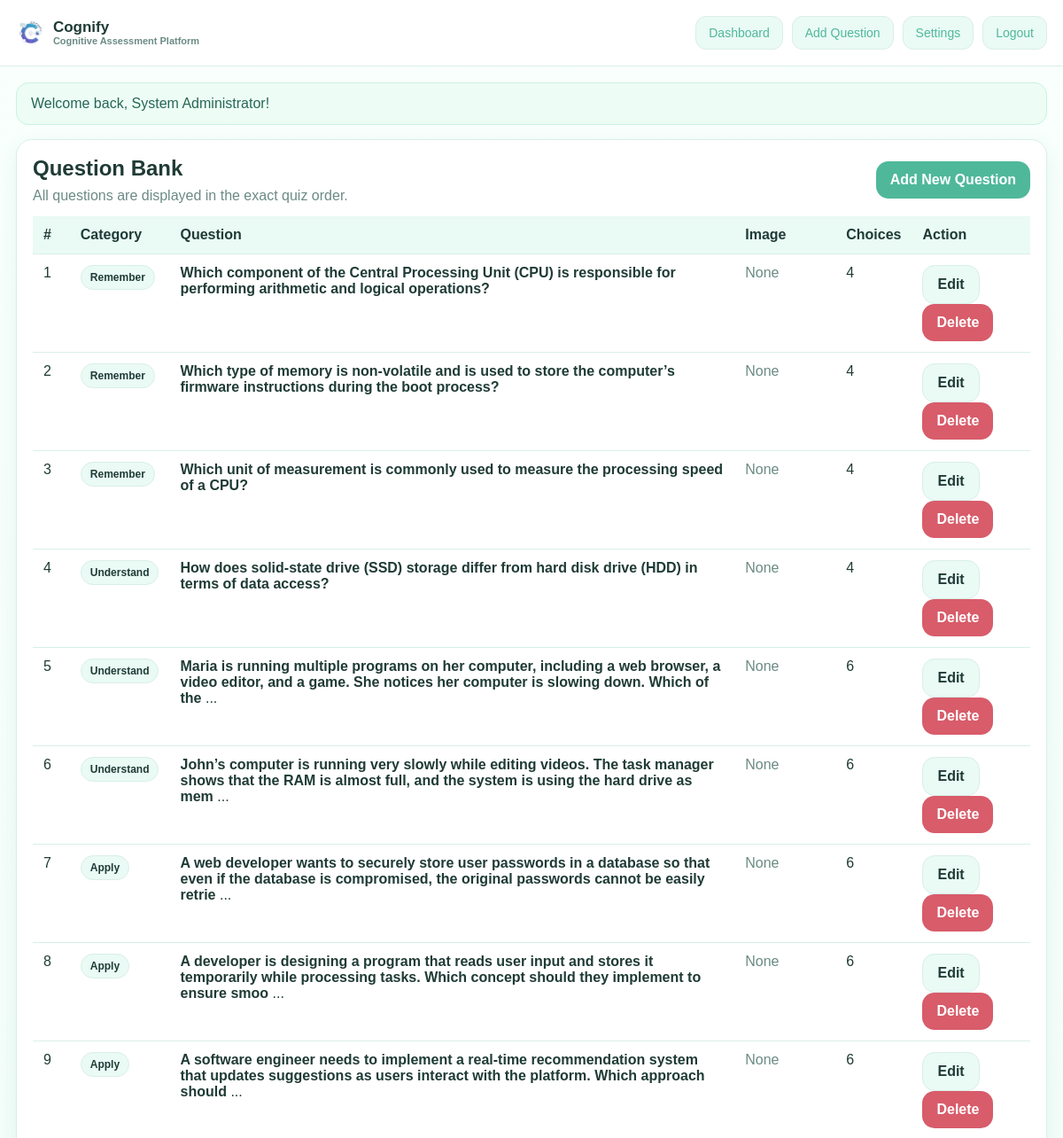
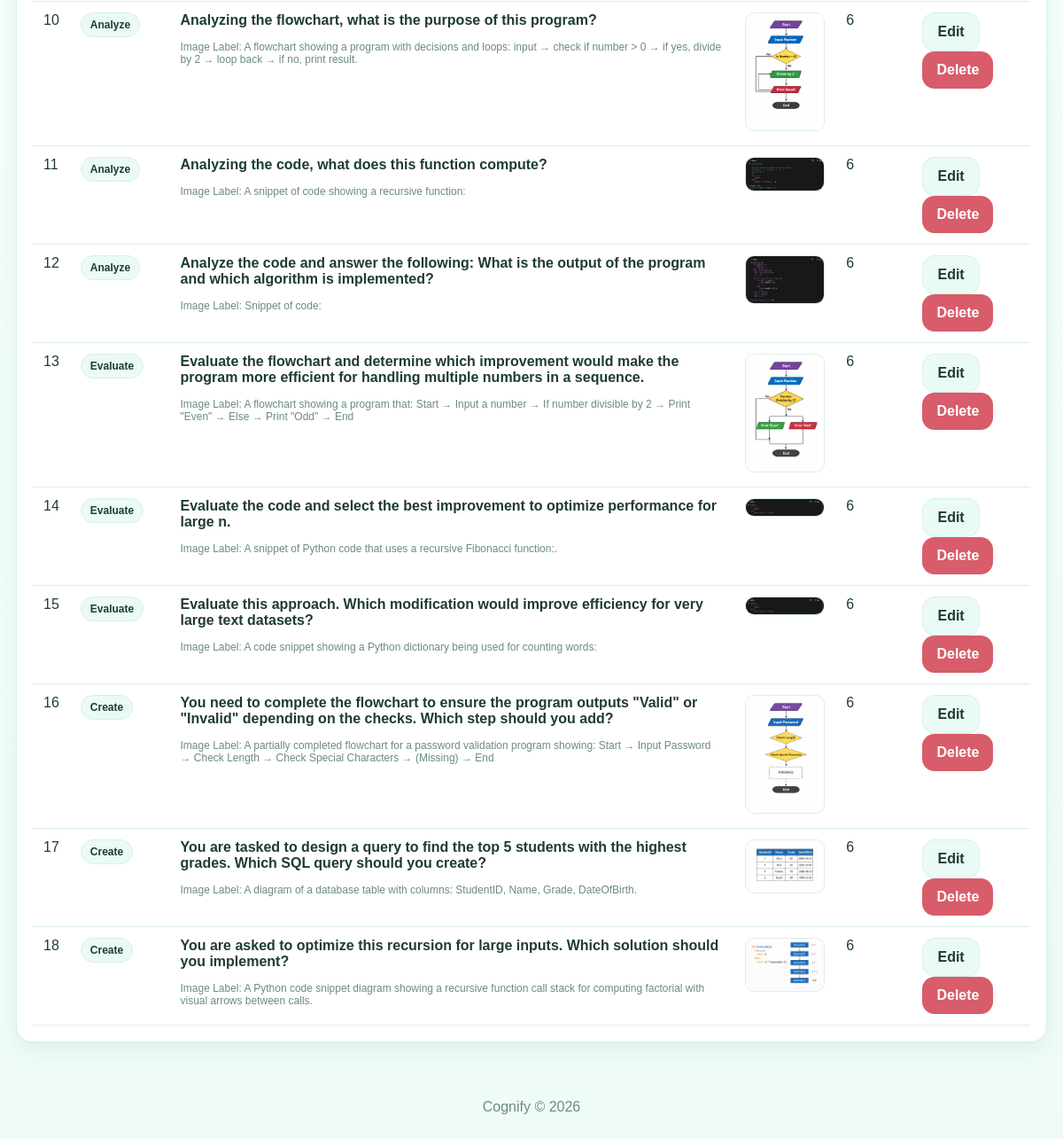
Screenshot of /admin/questions.php (signed in) with the database file from the repository (2 pictures, top to bottom).
### tables this page shows
CREATE TABLE `questions` (
  `question_id` int(11) NOT NULL,
  `category_id` int(11) NOT NULL,
  `question_text` text NOT NULL,
  `question_image` varchar(255) DEFAULT '',
  `image_label` varchar(255) DEFAULT '',
  `created_at` datetime DEFAULT NULL
);

CREATE TABLE `categories` (
  `category_id` int(11) NOT NULL,
  `name` varchar(50) NOT NULL
);

### admin/questions.php (the view, shortened to what this page needs)
<?php
require_once '../config.php';
$order_case = question_category_order_case();
$sql = "SELECT q.*, cat.name AS category_name,
        (SELECT COUNT(*) FROM question_choices qc WHERE qc.question_id = q.question_id) AS choice_count
        FROM questions q
        INNER JOIN categories cat ON cat.category_id = q.category_id
        ORDER BY $order_case ASC, q.question_id ASC";
$res = mysqli_query($con, $sql);
$asset_prefix = '../';
$nav_links = array(
    array('url' => 'dashboard.php', 'label' => 'Dashboard'),
    array('url' => 'question_form.php', 'label' => 'Add Question'),
    array('url' => 'settings.php', 'label' => 'Settings'),
    array('url' => 'logout.php', 'label' => 'Logout')
);
include '../inc/header.php';
?>
<div class="card">
    <div class="flex-between">
        <div>
            <h2 class="mt-0 mb-1">Question Bank</h2>
            <div class="muted">All questions are displayed in the exact quiz order.</div>
        </div>
        <a class="btn" href="question_form.php">Add New Question</a>
    </div>
    <div class="table-wrap mt-2">
        <table>
            <tr>
                <th>#</th>
                <th>Category</th>
                <th>Question</th>
                <th>Image</th>
                <th>Choices</th>
                <th>Action</th>
            </tr>
            <?php $i = 1; while ($row = mysqli_fetch_assoc($res)) { ?>
            <tr>
                <td><?php echo $i++; ?></td>
                <td><span class="badge"><?php echo esc($row['category_name']); ?></span></td>
                <td>
                    <strong><?php echo esc(substr($row['question_text'], 0, 160)); ?></strong>
                    <?php if (strlen($row['question_text']) > 160) { ?>...<?php } ?>
                    <?php if ($row['image_label'] != '') { ?>
                        <div class="small muted mt-2">Image Label: <?php echo esc($row['image_label']); ?></div>
                    <?php } ?>
                </td>
                <td>
                    <?php if ($row['question_image'] != '') { ?>
                        <img src="../<?php echo esc($row['question_image']); ?>" alt="" style="width:90px;border-radius:10px;border:1px solid #d9efe8;">
                    <?php } else { ?>
                        <span class="muted">None</span>
                    <?php } ?>
                </td>
                <td><?php echo intval($row['choice_count']); ?></td>
                <td>
                    <a class="btn btn-light" href="question_form.php?id=<?php echo intval($row['question_id']); ?>">Edit</a>
                    <a class="btn btn-danger" onclick="return confirm('Delete this question?');" href="delete_question.php?id=<?php echo intval($row['question_id']); ?>">Delete</a>
                </td>
            </tr>
            <?php } ?>
        </table>
    </div>
</div>
<?php include '../inc/footer.php'; ?>

### inc/header.php (shortened to what this page needs)
<!DOCTYPE html>
<html>
<head>
    <link rel="stylesheet" href="<?php echo isset($asset_prefix) ? $asset_prefix : ''; ?>assets/css/style.css">
</head>
<body>
<div class="topbar">
    <div class="container">
        <div class="brand">
            <img class="brand-logo"
                 src="<?php echo isset($asset_prefix) ? $asset_prefix : ''; ?>assets/images/logo.png"
                 alt="Cognify Logo">
            <div class="brand-text">
                <div class="brand-title">Cognify</div>
                <div class="small muted">Cognitive Assessment Platform</div>
            </div>
        </div>
        <?php if (!empty($nav_links)) { ?>
        <div class="nav">
            <?php foreach ($nav_links as $link) { ?>
                <a href="<?php echo esc($link['url']); ?>">
                    <?php echo esc($link['label']); ?>
                </a>
            <?php } ?>
        </div>
        <?php } ?>
    </div>
</div>
<div class="container">
<?php show_flash(); ?>

### helpers.php (shortened to what this page needs)
<?php
function esc($value) {
    return htmlspecialchars($value, ENT_QUOTES, 'UTF-8');
}
function show_flash() {
    if (!empty($_SESSION['flash'])) {
        $flash = $_SESSION['flash'];
        $class = 'alert-success';
        echo '<div class="alert ' . $class . '">' . esc($flash['message']) . '</div>';
    }
}
function question_category_order_case() {
    return "CASE cat.name
        WHEN 'Remember' THEN 1
        WHEN 'Understand' THEN 2
        WHEN 'Apply' THEN 3
        WHEN 'Analyze' THEN 4
        WHEN 'Evaluate' THEN 5
        WHEN 'Create' THEN 6
        ELSE 99 END";
}
?>

### inc/footer.php
</div>
<div class="footer">
    <div class="container center">
        Cognify &copy; <?php echo date('Y'); ?>
    </div>
</div>
</body>
</html>

### assets/css/style.css (style rules this page uses)
:root { --mint:#88d8c0; --mint-dark:#4fb89a; --mint-soft:#eafaf5; --bg:#f7fffc; --card:#ffffff; --text:#1f3b35; --muted:#6b8b84; --border:#d9efe8; --danger:#d85c6a; --warning:#f1b24a; --shadow:0 8px 22px rgba(79,184,154,.12); --radius:18px; }
* { box-sizing:border-box }
html,body { margin:0;padding:0;font-family:Arial,Helvetica,sans-serif;background:linear-gradient(180deg,#f9fffd 0%,#effbf7 100%);color:var(--text) }
a { color:var(--mint-dark);text-decoration:none }
.container { width:100%;max-width:1200px;margin:0 auto;padding:18px }
.topbar { background:#fff;border-bottom:1px solid var(--border);position:sticky;top:0;z-index:90 }
.topbar .container { display:flex;align-items:center;justify-content:space-between;gap:12px }
.brand { display:flex;align-items:center;gap:10px;font-weight:bold;font-size:22px;color:var(--text) }
.nav { display:flex;flex-wrap:wrap;gap:10px }
.nav a { padding:10px 14px;border-radius:12px;background:var(--mint-soft);border:1px solid var(--border);font-size:14px }
.card { background:var(--card);border:1px solid var(--border);border-radius:var(--radius);padding:18px;box-shadow:var(--shadow) }
.card h1,.card h2,.card h3,.card h4 { margin-top:0 }
.muted { color:var(--muted) }
.btn { display:inline-block;border:none;border-radius:14px;padding:12px 16px;background:var(--mint-dark);color:#fff;font-weight:bold;cursor:pointer;transition:.2s }
.btn-light { background:var(--mint-soft);color:var(--text);border:1px solid var(--border) }
.btn-danger { background:var(--danger) }
.table-wrap { overflow:auto }
table { width:100%;border-collapse:collapse;background:#fff }
th,td { padding:12px;border-bottom:1px solid var(--border);text-align:left;vertical-align:top }
th { background:var(--mint-soft) }
.badge { display:inline-block;padding:6px 10px;border-radius:999px;background:var(--mint-soft);border:1px solid var(--border);font-size:12px;font-weight:bold }
.alert { padding:14px 16px;border-radius:14px;margin-bottom:16px }
.alert-success { background:#edfdf6;border:1px solid #c9f2df;color:#276754 }
.footer { padding:28px 0;color:var(--muted) }
.flex-between { display:flex;justify-content:space-between;align-items:center;gap:10px }
.center { text-align:center }
.small { font-size:12px }
.mt-0 { margin-top:0 }
.mb-1 { margin-bottom:8px }
.mt-2 { margin-top:14px }
.brand { display:flex; align-items:center; gap:10px; }
.brand-logo { height:30px; width:auto; object-fit:contain; }
.brand-title { font-size:17px; font-weight:600; line-height:1.1; }
.brand .small { font-size:11px; }

### rows the page displays
questions: category.name "Remember", question_text "Which component of the Central Processing Unit (CPU) is responsible for performing arithmetic and logical operations?", question_image "None", choice_count "4"
questions: category.name "Remember", question_text "Which type of memory is non-volatile and is used to store the computer’s firmware instructions during the boot process?", question_image "None", choice_count "4"
questions: category.name "Remember", question_text "Which unit of measurement is commonly used to measure the processing speed of a CPU?", question_image "None", choice_count "4"
questions: category.name "Understand", question_text "How does solid-state drive (SSD) storage differ from hard disk drive (HDD) in terms of data access?", question_image "None", choice_count "4"
questions: category.name "Understand", question_text "Maria is running multiple programs on her computer, including a web browser, a video editor, and a game. She notices her computer is slowing down. Which of the", question_image "None", choice_count "6"
questions: category.name "Understand", question_text "John’s computer is running very slowly while editing videos. The task manager shows that the RAM is almost full, and the system is using the hard drive as mem", question_image "None", choice_count "6"
questions: category.name "Apply", question_text "A web developer wants to securely store user passwords in a database so that even if the database is compromised, the original passwords cannot be easily retrie", question_image "None", choice_count "6"
questions: category.name "Apply", question_text "A developer is designing a program that reads user input and stores it temporarily while processing tasks. Which concept should they implement to ensure smoo", question_image "None", choice_count "6"
questions: category.name "Apply", question_text "A software engineer needs to implement a real-time recommendation system that updates suggestions as users interact with the platform. Which approach should", question_image "None", choice_count "6"
questions: category.name "Analyze", question_text "Analyzing the flowchart, what is the purpose of this program?", image_label "A flowchart showing a program with decisions and loops: input → check if number > 0 → if yes, divide by 2 → loop back → if no, print result.", question_image (picture), choice_count "6"
questions: category.name "Analyze", question_text "Analyzing the code, what does this function compute?", image_label "A snippet of code showing a recursive function:", question_image (picture), choice_count "6"
questions: category.name "Analyze", question_text "Analyze the code and answer the following: What is the output of the program and which algorithm is implemented?", image_label "Snippet of code:", question_image (picture), choice_count "6"
questions: category.name "Evaluate", question_text "Evaluate the flowchart and determine which improvement would make the program more efficient for handling multiple numbers in a sequence.", image_label "A flowchart showing a program that: Start → Input a number → If number divisible by 2 → Print \"Even\" → Else → Print \"Odd\" → End", question_image (picture), choice_count "6"
questions: category.name "Evaluate", question_text "Evaluate the code and select the best improvement to optimize performance for large n.", image_label "A snippet of Python code that uses a recursive Fibonacci function:.", question_image (picture), choice_count "6"
questions: category.name "Evaluate", question_text "Evaluate this approach. Which modification would improve efficiency for very large text datasets?", image_label "A code snippet showing a Python dictionary being used for counting words:", question_image (picture), choice_count "6"
questions: category.name "Create", question_text "You need to complete the flowchart to ensure the program outputs \"Valid\" or \"Invalid\" depending on the checks. Which step should you add?", image_label "A partially completed flowchart for a password validation program showing: Start → Input Password → Check Length → Check Special Characters → (Missing) → End", question_image (picture), choice_count "6"
questions: category.name "Create", question_text "You are tasked to design a query to find the top 5 students with the highest grades. Which SQL query should you create?", image_label "A diagram of a database table with columns: StudentID, Name, Grade, DateOfBirth.", question_image (picture), choice_count "6"
questions: category.name "Create", question_text "You are asked to optimize this recursion for large inputs. Which solution should you implement?", image_label "A Python code snippet diagram showing a recursive function call stack for computing factorial with visual arrows between calls.", question_image (picture), choice_count "6"

### other values shown
$link['label'] "Dashboard"
$link['label'] "Add Question"
$link['label'] "Settings"
$link['label'] "Logout"
$flash['message'] "Welcome back, System Administrator!"
